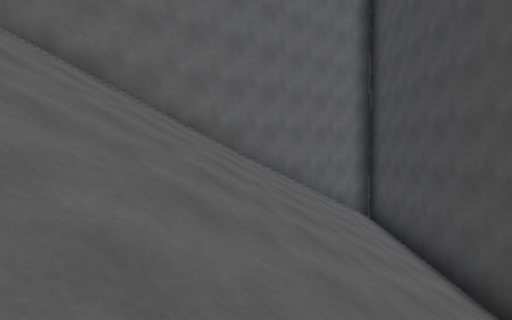
[1] (above)

17 first-person views from a walk through a 3-D level made in the Unity game engine. The camera is 1.4 m above the floor, tilts 2° down and sees 80° across. The floor is counted in squares, 2 m on a side. Each view is taken from the middle of a square. On the plan, view 1 faces up. The plan holds only what a view shows up to about 10 squares ahead; the rest is blank. The place goes on beyond the plan. The player character is not drawn. Some animated figures are left out.

[2]
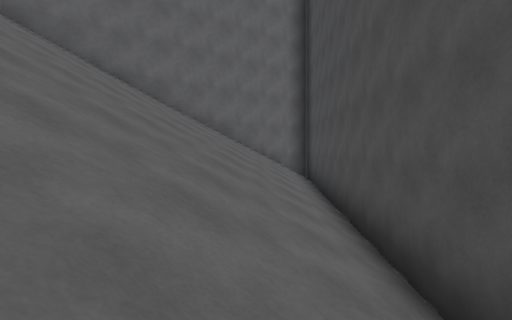

[3]
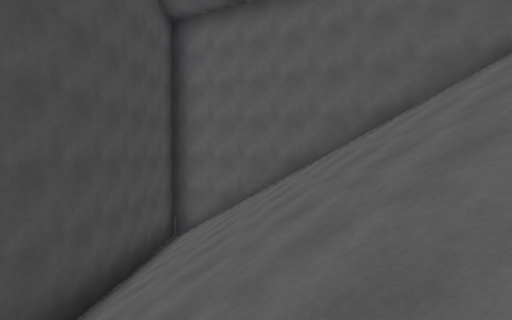

[4]
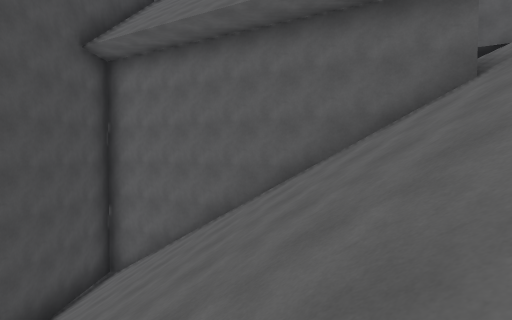

[5]
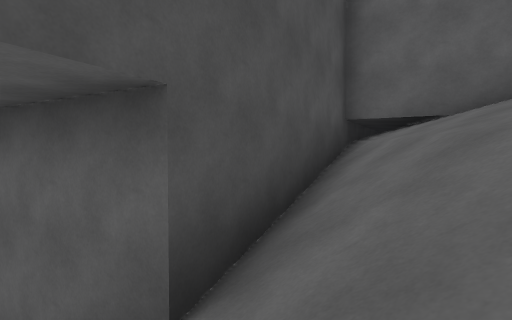

[6]
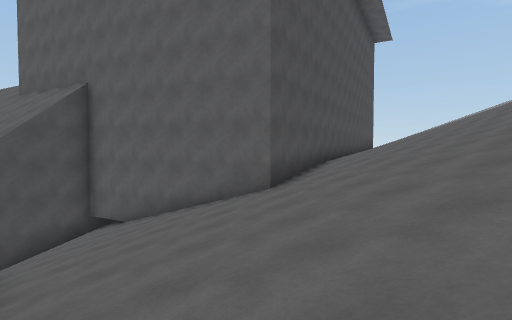

[7]
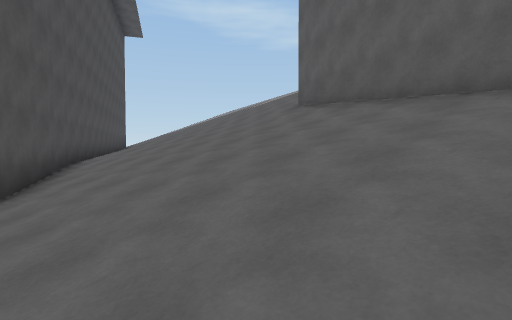

[8]
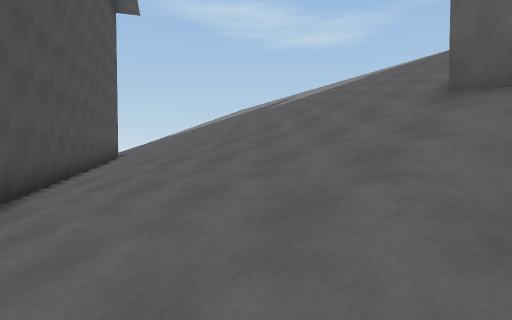

[9]
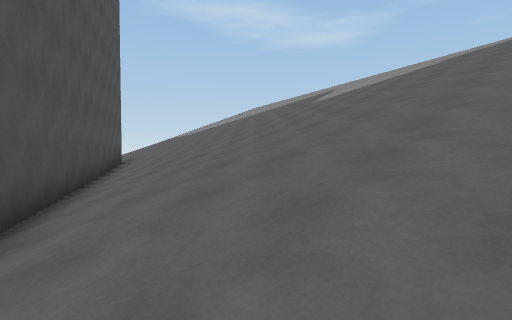

[10]
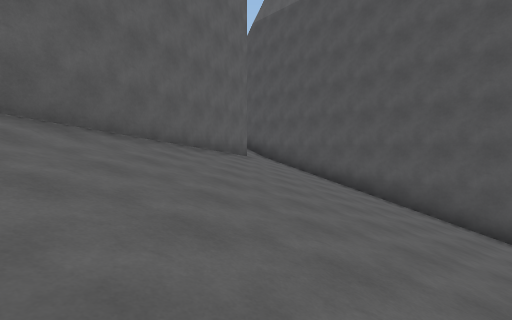

[11]
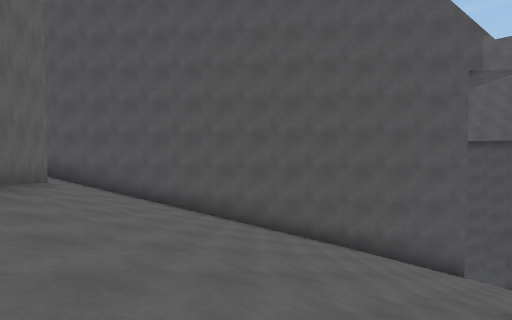

[12]
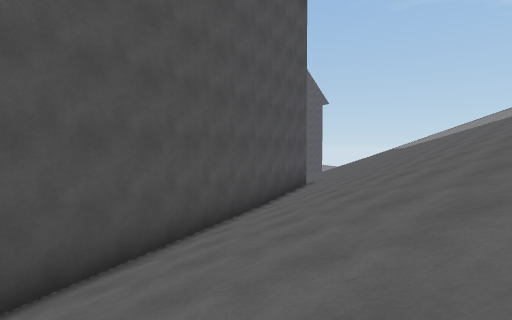

[13]
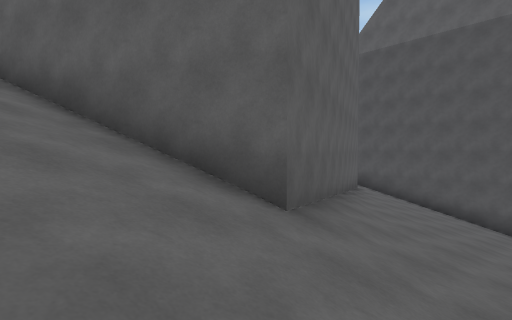

[14]
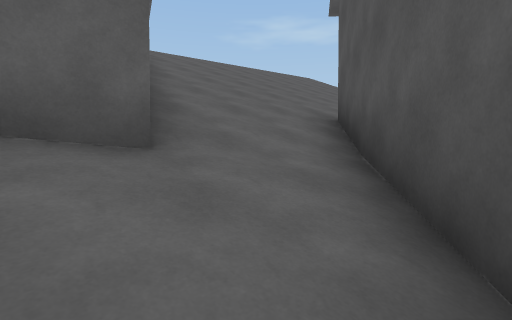

[15]
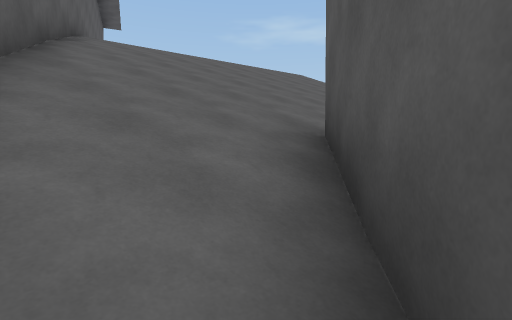

[16]
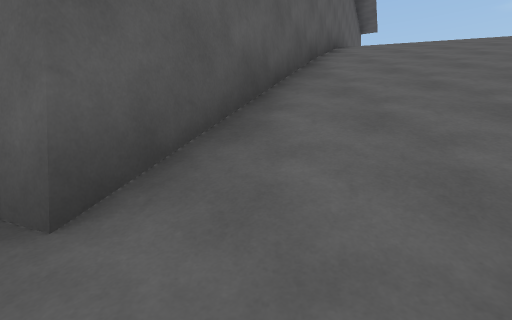

[17]
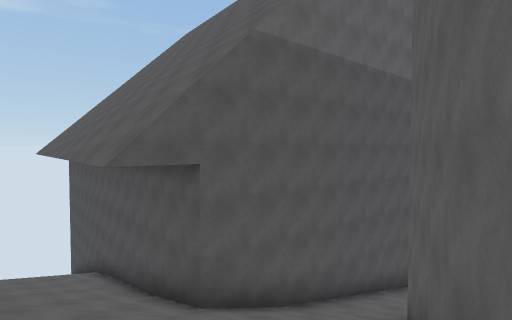

### Floor plan
Key: @ floor where view 1 was taken; # wall or solid block; . main floor; - floor 1.5 m lower than the main floor; : floor 1.75 m higher than the main floor; _ floor 3.25 m lower than the main floor; < floor 4.75 m lower than the main floor; / step, stairs or slope.
Columns run from 22 left of view 1 to 4 right of it. Each row starts with its distance up from view 1.
 15 /////////#
 14 ////////##
 13 ///////##
 12 #//////##
 11 ###/////##
 10   ####//.#              ###
  9      ##..##            ##/#
  8       #...##         ###//#
  7      ##....##       ##////#
  6      #:...--##     ##/////#
  5     ##:...--_##   ##//////#
  4     #/....--__#    ///////#
  3 ##  #/....--__## /////////#
  2 /####:....--___#//////////#
  1 ///#/:....--___<//#///////#
  0 /////:....#____</####/@///#
 -1 /////:...####__</#  ##////#
 -2 ////::...#  ###/##   ###//#
 -3 ////:...##    ###      ####
 -4 ///////.#      #
 -5 ///////##
 -6 //////##
 -7 //////#
 -8 /////##
 -9 /////#
-10 ////##
-11 ////#
-12 ///##

Positions as (right, up) in squares from view 1, and headings:
1: (0, 0), facing up
2: (2, -1), facing up
3: (1, 6), facing down
4: (-1, 6), facing down
5: (-5, 3), facing down
6: (-12, 7), facing down
7: (-12, 6), facing down-left
8: (-14, 2), facing down-left
9: (-15, -1), facing down-left
10: (-15, -1), facing up
11: (-17, 0), facing up-right
12: (-18, -2), facing down
13: (-19, -2), facing up
14: (-13, 8), facing up-left
15: (-14, 10), facing up-left
16: (-14, 10), facing left
17: (-21, 12), facing right
